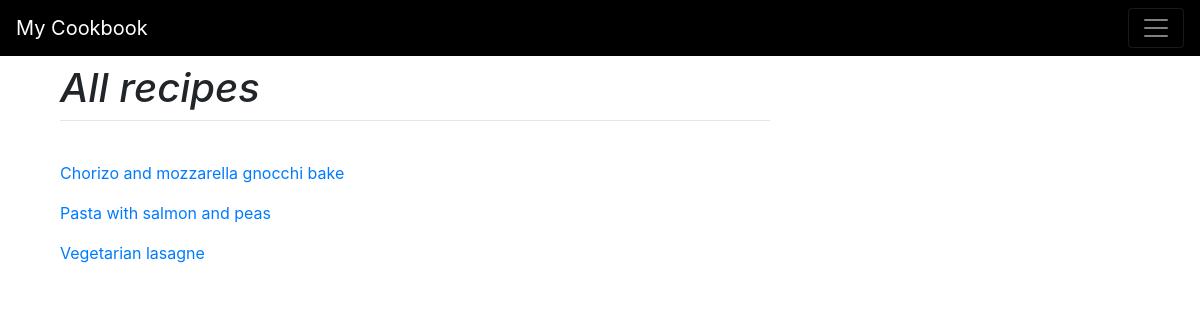
Screenshot of /view/ with the database file from the repository.
### main/models.py (models this page shows, shortened)
class RecipeName(models.Model):
    name = models.CharField(max_length=200)
    steps = models.TextField()
    class Meta:
        ordering = ['name']

### main/views.py (the view)
# urls.py: path("view/", views.view, name='view'),
def view(response):
    recipes = RecipeName.objects.all()
    return render(response, "main/view.html", {"recipes": recipes})

### main/templates/main/view.html (shortened to what this page needs)
{% extends "main/base.html" %}
{% block content %}
  <h1 class="mt-2"><i>All recipes</i></h1>
  <hr class="mt-0">
  <br>
  {% for item in recipes %}
    <p><a href="/{{item.id}}">{{item.name}}</a></p>
  {% endfor %}
{% endblock %}

### rows the page displays
RecipeName: name "Chorizo and mozzarella gnocchi bake"
RecipeName: name "Pasta with salmon and peas"
RecipeName: name "Vegetarian lasagne"
